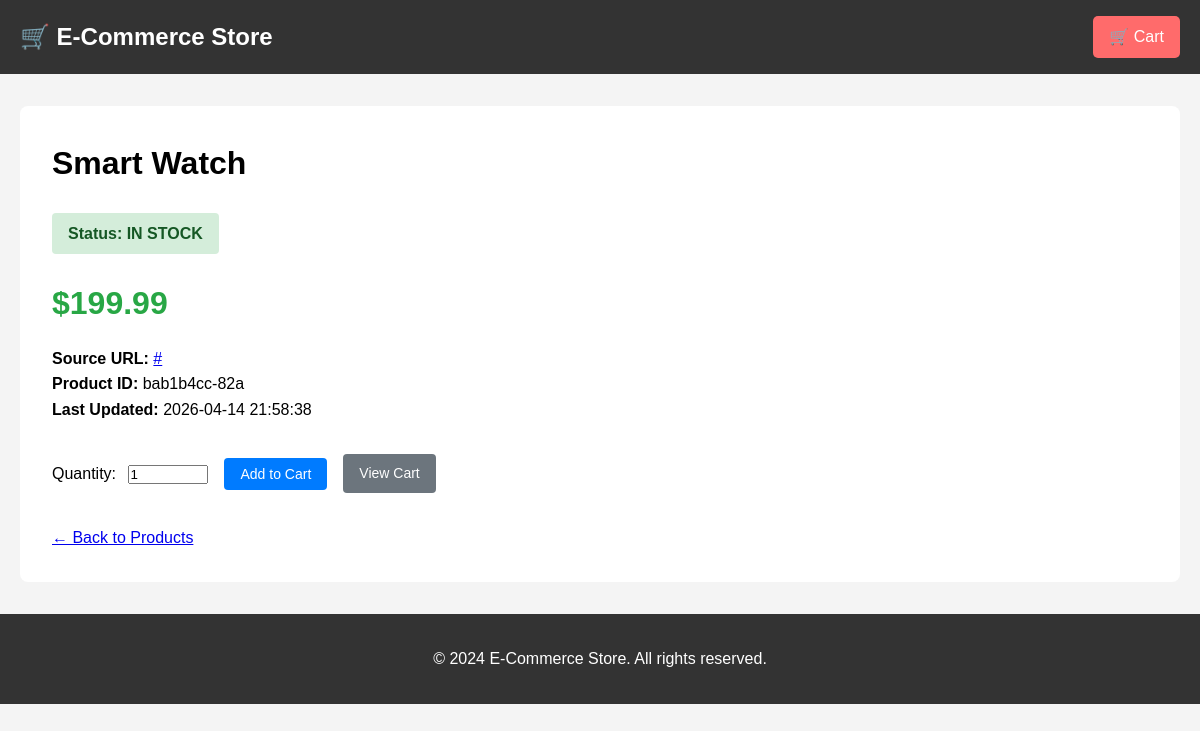
Screenshot of /product/bab1b4cc-82a with the database file from the repository.
### models.py (models this page shows, shortened)
class Product(db.Model):
    __tablename__ = 'products'
    id = db.Column(db.String(50), primary_key=True)
    name = db.Column(db.String(200), nullable=False)
    price = db.Column(db.Float, nullable=True)
    status = db.Column(db.Enum(ProductStatus), nullable=False, default=ProductStatus.OUT_OF_STOCK)
    original_price_text = db.Column(db.String(100))
    url = db.Column(db.String(500))
    created_at = db.Column(db.DateTime, default=datetime.utcnow)
    updated_at = db.Column(db.DateTime, default=datetime.utcnow, onupdate=datetime.utcnow)
    def is_available_for_purchase(self) -> bool:
        return self.status == ProductStatus.IN_STOCK and self.price is not None

### app.py (the view)
@app.route('/product/<product_id>')
def product_detail(product_id):
    product = Product.query.get_or_404(product_id)
    return render_template('product_detail.html', product=product)

### app.py (called while the page is built)
def get_cart_count():
    if 'cart_session_id' in session:
        return CartItem.query.filter_by(session_id=session['cart_session_id']).count()
    return 0

@app.context_processor
def utility_processor():
    return {
        'cart_count': get_cart_count,
        'ProductStatus': ProductStatus
    }

@app.before_request
def before_request():
    if 'cart_session_id' not in session:
        session['cart_session_id'] = str(uuid.uuid4())

### templates/product_detail.html (shortened to what this page needs)
{% extends "base.html" %}
{% block content %}
<div style="background: #fff; padding: 2rem; border-radius: 8px;">
    <h1>{{ product.name }}</h1>
    <div style="margin: 1rem 0;">
        <div class="status {{ product.status.value }}" style="font-size: 1rem; padding: 0.5rem 1rem;">
            Status: {{ product.status.value.replace('_', ' ').upper() }}
        </div>
        {% if product.price %}
            <div class="price" style="font-size: 2rem; margin: 1rem 0;">${{ "%.2f"|format(product.price) }}</div>
        {% else %}
            <div class="price unavailable" style="font-size: 1.5rem; margin: 1rem 0;">
                {{ product.original_price_text or 'Price not available' }}
            </div>
        {% endif %}
        {% if product.url %}
            <p><strong>Source URL:</strong> <a href="{{ product.url }}" target="_blank">{{ product.url }}</a></p>
        {% endif %}
        <p><strong>Product ID:</strong> {{ product.id }}</p>
        <p><strong>Last Updated:</strong> {{ product.updated_at.strftime('%Y-%m-%d %H:%M:%S') if product.updated_at else 'N/A' }}</p>
    </div>
    {% if product.is_available_for_purchase() %}
        <form method="POST" action="{{ url_for('add_to_cart', product_id=product.id) }}" style="margin-top: 2rem;">
            <div style="display: flex; gap: 1rem; align-items: center;">
                <div>
                    <label for="quantity">Quantity:</label>
                    <input type="number" id="quantity" name="quantity" value="1" min="1" max="99" style="width: 80px; margin-left: 0.5rem;">
                </div>
                <button type="submit" class="btn btn-primary">Add to Cart</button>
                <a href="{{ url_for('view_cart') }}" class="btn btn-secondary">View Cart</a>
            </div>
        </form>
    {% else %}
        <div class="flash warning" style="margin-top: 2rem;">
            This product is not available for purchase at this time.
        </div>
    {% endif %}
    <div style="margin-top: 2rem;">
        <a href="{{ url_for('index') }}">← Back to Products</a>
    </div>
</div>
{% endblock %}

### templates/base.html (style rules this page uses)
* { margin: 0; padding: 0; box-sizing: border-box; }
body { font-family: Arial, sans-serif; line-height: 1.6; background-color: #f4f4f4; }
.price { font-size: 1.25rem; font-weight: bold; color: #28a745; margin: 0.5rem 0; }
.status { display: inline-block; padding: 0.25rem 0.5rem; border-radius: 4px; font-size: 0.75rem; font-weight: bold; margin: 0.5rem 0; }
.status.in_stock { background-color: #d4edda; color: #155724; }
.btn { padding: 0.5rem 1rem; border: none; border-radius: 4px; cursor: pointer; font-size: 0.875rem; text-decoration: none; display: inline-block; }
.btn-primary { background-color: #007bff; color: #fff; }
.btn-secondary { background-color: #6c757d; color: #fff; }

### rows the page displays
Product: name "Smart Watch", status.value.replace "IN STOCK", price "199.99", url "#", id "bab1b4cc-82a", updated_at "2026-04-14 21:58:38"
